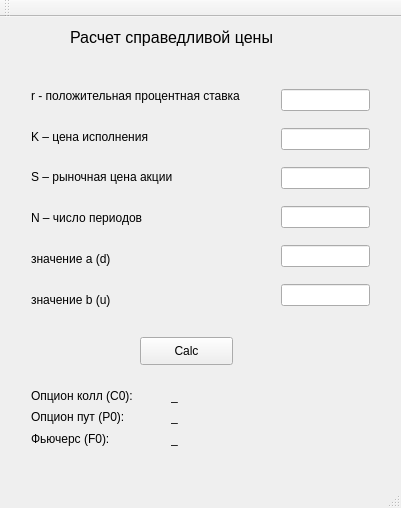
<?xml version="1.0" encoding="UTF-8"?>
<ui version="4.0">
 <class>MainWindow</class>
 <widget class="QMainWindow" name="MainWindow">
  <property name="geometry">
   <rect>
    <x>0</x>
    <y>0</y>
    <width>401</width>
    <height>508</height>
   </rect>
  </property>
  <property name="windowTitle">
   <string>MainWindow</string>
  </property>
  <widget class="QWidget" name="centralWidget">
   <widget class="QWidget" name="verticalLayoutWidget">
    <property name="geometry">
     <rect>
      <x>20</x>
      <y>50</y>
      <width>241</width>
      <height>261</height>
     </rect>
    </property>
    <layout class="QVBoxLayout" name="verticalLayout">
     <item>
      <widget class="QLabel" name="label">
       <property name="text">
        <string>r - положительная процентная ставка</string>
       </property>
      </widget>
     </item>
     <item>
      <widget class="QLabel" name="label_2">
       <property name="text">
        <string>K – цена исполнения</string>
       </property>
      </widget>
     </item>
     <item>
      <widget class="QLabel" name="label_4">
       <property name="text">
        <string>S – рыночная цена акции</string>
       </property>
      </widget>
     </item>
     <item>
      <widget class="QLabel" name="label_5">
       <property name="text">
        <string>N – число периодов</string>
       </property>
      </widget>
     </item>
     <item>
      <widget class="QLabel" name="label_7">
       <property name="text">
        <string>значение a (d)</string>
       </property>
      </widget>
     </item>
     <item>
      <widget class="QLabel" name="label_8">
       <property name="text">
        <string>значение b (u)</string>
       </property>
      </widget>
     </item>
    </layout>
   </widget>
   <widget class="QWidget" name="verticalLayoutWidget_2">
    <property name="geometry">
     <rect>
      <x>270</x>
      <y>50</y>
      <width>111</width>
      <height>261</height>
     </rect>
    </property>
    <layout class="QVBoxLayout" name="verticalLayout_3">
     <item>
      <widget class="QLineEdit" name="lineEdit_r"/>
     </item>
     <item>
      <widget class="QLineEdit" name="lineEdit_K"/>
     </item>
     <item>
      <widget class="QLineEdit" name="lineEdit_S"/>
     </item>
     <item>
      <widget class="QLineEdit" name="lineEdit_N"/>
     </item>
     <item>
      <widget class="QLineEdit" name="lineEdit_aORd"/>
     </item>
     <item>
      <widget class="QLineEdit" name="lineEdit_bORu"/>
     </item>
    </layout>
   </widget>
   <widget class="QPushButton" name="pushButton">
    <property name="geometry">
     <rect>
      <x>140</x>
      <y>320</y>
      <width>93</width>
      <height>28</height>
     </rect>
    </property>
    <property name="text">
     <string>Calc</string>
    </property>
   </widget>
   <widget class="QLabel" name="label_14">
    <property name="geometry">
     <rect>
      <x>70</x>
      <y>0</y>
      <width>261</width>
      <height>41</height>
     </rect>
    </property>
    <property name="font">
     <font>
      <pointsize>12</pointsize>
      <weight>50</weight>
      <bold>false</bold>
     </font>
    </property>
    <property name="text">
     <string>Расчет справедливой цены</string>
    </property>
   </widget>
   <widget class="QWidget" name="verticalLayoutWidget_3">
    <property name="geometry">
     <rect>
      <x>20</x>
      <y>360</y>
      <width>131</width>
      <height>80</height>
     </rect>
    </property>
    <layout class="QVBoxLayout" name="verticalLayout_4">
     <item>
      <widget class="QLabel" name="label_15">
       <property name="text">
        <string>Опцион колл (C0):</string>
       </property>
      </widget>
     </item>
     <item>
      <widget class="QLabel" name="label_16">
       <property name="text">
        <string>Опцион пут (P0):</string>
       </property>
      </widget>
     </item>
     <item>
      <widget class="QLabel" name="label_6">
       <property name="text">
        <string>Фьючерс (F0):</string>
       </property>
      </widget>
     </item>
    </layout>
   </widget>
   <widget class="QWidget" name="verticalLayoutWidget_4">
    <property name="geometry">
     <rect>
      <x>160</x>
      <y>360</y>
      <width>160</width>
      <height>80</height>
     </rect>
    </property>
    <layout class="QVBoxLayout" name="verticalLayout_5">
     <item>
      <widget class="QLabel" name="label_answer_call">
       <property name="text">
        <string>_</string>
       </property>
      </widget>
     </item>
     <item>
      <widget class="QLabel" name="label_answer_put">
       <property name="text">
        <string>_</string>
       </property>
      </widget>
     </item>
     <item>
      <widget class="QLabel" name="label_answer_futures">
       <property name="text">
        <string>_</string>
       </property>
      </widget>
     </item>
    </layout>
   </widget>
  </widget>
  <widget class="QMenuBar" name="menuBar">
   <property name="geometry">
    <rect>
     <x>0</x>
     <y>0</y>
     <width>401</width>
     <height>26</height>
    </rect>
   </property>
  </widget>
  <widget class="QToolBar" name="mainToolBar">
   <attribute name="toolBarArea">
    <enum>TopToolBarArea</enum>
   </attribute>
   <attribute name="toolBarBreak">
    <bool>false</bool>
   </attribute>
  </widget>
  <widget class="QStatusBar" name="statusBar"/>
 </widget>
 <layoutdefault spacing="6" margin="11"/>
 <resources/>
 <connections/>
</ui>
